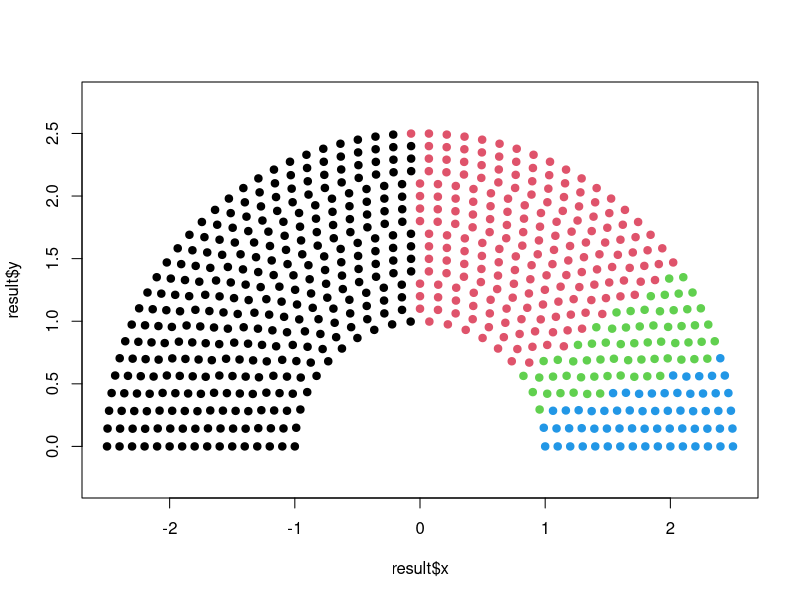

This figure's R source:
VoteGermany2013 <- data.frame(Party=c( "CDU/CSU", "SPD", "LINKE","GRUENE"),
                          Result=c(311,193,64,63))


 seats <- function(N,M, r0=2.5){ 
 radii <- seq(r0, 1, len=M)

 counts <- numeric(M)
 pts = do.call(rbind,
            lapply(1:M, function(i){
              counts[i] <<- round(N*radii[i]/sum(radii[i:M]))
              theta <- seq(0, pi, len = counts[i])
              N <<- N - counts[i]
              data.frame(x=radii[i]*cos(theta), y=radii[i]*sin(theta), r=i,
                         theta=theta)
            }  )
  )
   pts = pts[order(-pts$theta,-pts$r),]
   pts
 }


election <- function(seats, counts){
stopifnot(sum(counts)==nrow(seats))
seats$party = rep(1:length(counts),counts)
seats
}

layout = seats(631,16)
result = election(layout, VoteGermany2013$Result) # no overall majority!!!
plot(result$x, result$y, col=result$party,pch=19, asp=1)